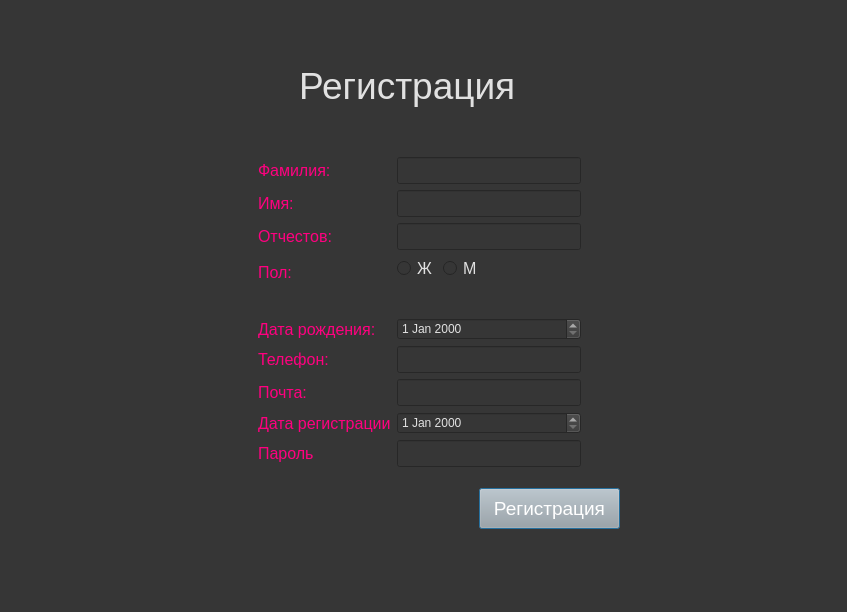
<?xml version="1.0" encoding="UTF-8"?>
<ui version="4.0">
 <class>Dialog</class>
 <widget class="QDialog" name="Dialog">
  <property name="geometry">
   <rect>
    <x>0</x>
    <y>0</y>
    <width>847</width>
    <height>612</height>
   </rect>
  </property>
  <property name="windowTitle">
   <string>Dialog</string>
  </property>
  <property name="styleSheet">
   <string notr="true">background-color: rgb(54, 54, 54);</string>
  </property>
  <widget class="QPushButton" name="signupbutton">
   <property name="geometry">
    <rect>
     <x>479</x>
     <y>488</y>
     <width>141</width>
     <height>41</height>
    </rect>
   </property>
   <property name="styleSheet">
    <string notr="true">background-color: rgb(167, 168, 167); font-size:14pt; color:rgb(255, 255, 255)</string>
   </property>
   <property name="text">
    <string>Регистрация</string>
   </property>
  </widget>
  <widget class="QLabel" name="label">
   <property name="geometry">
    <rect>
     <x>299</x>
     <y>50</y>
     <width>261</width>
     <height>71</height>
    </rect>
   </property>
   <property name="styleSheet">
    <string notr="true">color:rgb(225, 225, 225); font-size:28pt;</string>
   </property>
   <property name="text">
    <string>Регистрация</string>
   </property>
  </widget>
  <widget class="QWidget" name="layoutWidget">
   <property name="geometry">
    <rect>
     <x>258</x>
     <y>157</y>
     <width>323</width>
     <height>310</height>
    </rect>
   </property>
   <layout class="QFormLayout" name="formLayout_2">
    <item row="0" column="0">
     <widget class="QLabel" name="label_5">
      <property name="sizePolicy">
       <sizepolicy hsizetype="Preferred" vsizetype="Preferred">
        <horstretch>3</horstretch>
        <verstretch>2</verstretch>
       </sizepolicy>
      </property>
      <property name="font">
       <font>
        <pointsize>12</pointsize>
       </font>
      </property>
      <property name="styleSheet">
       <string notr="true">color:rgb(255, 0, 127);</string>
      </property>
      <property name="text">
       <string>Фамилия:</string>
      </property>
     </widget>
    </item>
    <item row="0" column="1">
     <widget class="QLineEdit" name="leFio">
      <property name="font">
       <font>
        <pointsize>12</pointsize>
       </font>
      </property>
      <property name="styleSheet">
       <string notr="true">color: rgb(225, 225, 225); </string>
      </property>
      <property name="text">
       <string/>
      </property>
     </widget>
    </item>
    <item row="1" column="0">
     <widget class="QLabel" name="label_9">
      <property name="sizePolicy">
       <sizepolicy hsizetype="Preferred" vsizetype="Preferred">
        <horstretch>3</horstretch>
        <verstretch>2</verstretch>
       </sizepolicy>
      </property>
      <property name="font">
       <font>
        <pointsize>12</pointsize>
       </font>
      </property>
      <property name="styleSheet">
       <string notr="true">color:rgb(255, 0, 127);
</string>
      </property>
      <property name="text">
       <string>Имя:</string>
      </property>
     </widget>
    </item>
    <item row="1" column="1">
     <widget class="QLineEdit" name="leFio_2">
      <property name="font">
       <font>
        <pointsize>12</pointsize>
       </font>
      </property>
      <property name="styleSheet">
       <string notr="true">color: rgb(225, 225, 225); </string>
      </property>
      <property name="text">
       <string/>
      </property>
     </widget>
    </item>
    <item row="2" column="0">
     <widget class="QLabel" name="label_10">
      <property name="sizePolicy">
       <sizepolicy hsizetype="Preferred" vsizetype="Preferred">
        <horstretch>3</horstretch>
        <verstretch>2</verstretch>
       </sizepolicy>
      </property>
      <property name="font">
       <font>
        <pointsize>12</pointsize>
       </font>
      </property>
      <property name="styleSheet">
       <string notr="true">color:rgb(255, 0, 127);</string>
      </property>
      <property name="text">
       <string>Отчестов:</string>
      </property>
     </widget>
    </item>
    <item row="2" column="1">
     <widget class="QLineEdit" name="leFio_3">
      <property name="font">
       <font>
        <pointsize>12</pointsize>
       </font>
      </property>
      <property name="styleSheet">
       <string notr="true">color: rgb(225, 225, 225); </string>
      </property>
      <property name="text">
       <string/>
      </property>
     </widget>
    </item>
    <item row="3" column="0">
     <widget class="QLabel" name="label_6">
      <property name="sizePolicy">
       <sizepolicy hsizetype="Preferred" vsizetype="Preferred">
        <horstretch>3</horstretch>
        <verstretch>2</verstretch>
       </sizepolicy>
      </property>
      <property name="font">
       <font>
        <pointsize>12</pointsize>
       </font>
      </property>
      <property name="styleSheet">
       <string notr="true">color:rgb(255, 0, 127);</string>
      </property>
      <property name="text">
       <string>Пол:</string>
      </property>
     </widget>
    </item>
    <item row="3" column="1">
     <layout class="QFormLayout" name="formLayout">
      <item row="0" column="0">
       <widget class="QRadioButton" name="rbFemale">
        <property name="font">
         <font>
          <pointsize>12</pointsize>
         </font>
        </property>
        <property name="styleSheet">
         <string notr="true">color: rgb(225, 225, 225); </string>
        </property>
        <property name="text">
         <string>Ж</string>
        </property>
       </widget>
      </item>
      <item row="0" column="1">
       <widget class="QRadioButton" name="rbMale">
        <property name="font">
         <font>
          <pointsize>12</pointsize>
         </font>
        </property>
        <property name="styleSheet">
         <string notr="true">color: rgb(225, 225, 225); </string>
        </property>
        <property name="text">
         <string>М</string>
        </property>
       </widget>
      </item>
     </layout>
    </item>
    <item row="4" column="0">
     <widget class="QLabel" name="label_7">
      <property name="sizePolicy">
       <sizepolicy hsizetype="Preferred" vsizetype="Preferred">
        <horstretch>3</horstretch>
        <verstretch>2</verstretch>
       </sizepolicy>
      </property>
      <property name="font">
       <font>
        <pointsize>12</pointsize>
       </font>
      </property>
      <property name="styleSheet">
       <string notr="true">color:rgb(255, 0, 127);</string>
      </property>
      <property name="text">
       <string>Дата рождения:</string>
      </property>
     </widget>
    </item>
    <item row="4" column="1">
     <widget class="QDateEdit" name="sbAge">
      <property name="styleSheet">
       <string notr="true">color: rgb(225, 225, 225); </string>
      </property>
     </widget>
    </item>
    <item row="5" column="0">
     <widget class="QLabel" name="label_8">
      <property name="sizePolicy">
       <sizepolicy hsizetype="Preferred" vsizetype="Preferred">
        <horstretch>3</horstretch>
        <verstretch>2</verstretch>
       </sizepolicy>
      </property>
      <property name="font">
       <font>
        <pointsize>12</pointsize>
       </font>
      </property>
      <property name="styleSheet">
       <string notr="true">color:rgb(255, 0, 127);</string>
      </property>
      <property name="text">
       <string>Телефон:</string>
      </property>
     </widget>
    </item>
    <item row="5" column="1">
     <widget class="QLineEdit" name="lePhone">
      <property name="font">
       <font>
        <pointsize>12</pointsize>
       </font>
      </property>
      <property name="toolTip">
       <string/>
      </property>
      <property name="styleSheet">
       <string notr="true">color: rgb(225, 225, 225); </string>
      </property>
      <property name="inputMask">
       <string/>
      </property>
      <property name="text">
       <string/>
      </property>
     </widget>
    </item>
    <item row="6" column="0">
     <widget class="QLabel" name="label_11">
      <property name="sizePolicy">
       <sizepolicy hsizetype="Preferred" vsizetype="Preferred">
        <horstretch>3</horstretch>
        <verstretch>2</verstretch>
       </sizepolicy>
      </property>
      <property name="font">
       <font>
        <pointsize>12</pointsize>
       </font>
      </property>
      <property name="styleSheet">
       <string notr="true">color:rgb(255, 0, 127);</string>
      </property>
      <property name="text">
       <string>Почта:</string>
      </property>
     </widget>
    </item>
    <item row="6" column="1">
     <widget class="QLineEdit" name="leEmail">
      <property name="font">
       <font>
        <pointsize>12</pointsize>
       </font>
      </property>
      <property name="styleSheet">
       <string notr="true">color: rgb(225, 225, 225); </string>
      </property>
      <property name="text">
       <string/>
      </property>
     </widget>
    </item>
    <item row="7" column="0">
     <widget class="QLabel" name="label_12">
      <property name="sizePolicy">
       <sizepolicy hsizetype="Preferred" vsizetype="Preferred">
        <horstretch>3</horstretch>
        <verstretch>2</verstretch>
       </sizepolicy>
      </property>
      <property name="font">
       <font>
        <pointsize>12</pointsize>
       </font>
      </property>
      <property name="styleSheet">
       <string notr="true">color:rgb(255, 0, 127);</string>
      </property>
      <property name="text">
       <string>Дата регистрации</string>
      </property>
     </widget>
    </item>
    <item row="7" column="1">
     <widget class="QDateEdit" name="sbAge_2">
      <property name="styleSheet">
       <string notr="true">color: rgb(225, 225, 225); </string>
      </property>
     </widget>
    </item>
    <item row="9" column="0">
     <widget class="QLabel" name="label_13">
      <property name="sizePolicy">
       <sizepolicy hsizetype="Preferred" vsizetype="Preferred">
        <horstretch>3</horstretch>
        <verstretch>2</verstretch>
       </sizepolicy>
      </property>
      <property name="font">
       <font>
        <pointsize>12</pointsize>
       </font>
      </property>
      <property name="styleSheet">
       <string notr="true">color:rgb(255, 0, 127);</string>
      </property>
      <property name="text">
       <string>Пароль</string>
      </property>
     </widget>
    </item>
    <item row="9" column="1">
     <widget class="QLineEdit" name="leEmail_2">
      <property name="font">
       <font>
        <pointsize>12</pointsize>
       </font>
      </property>
      <property name="styleSheet">
       <string notr="true">color: rgb(225, 225, 225); </string>
      </property>
      <property name="text">
       <string/>
      </property>
     </widget>
    </item>
   </layout>
  </widget>
 </widget>
 <resources/>
 <connections/>
</ui>
